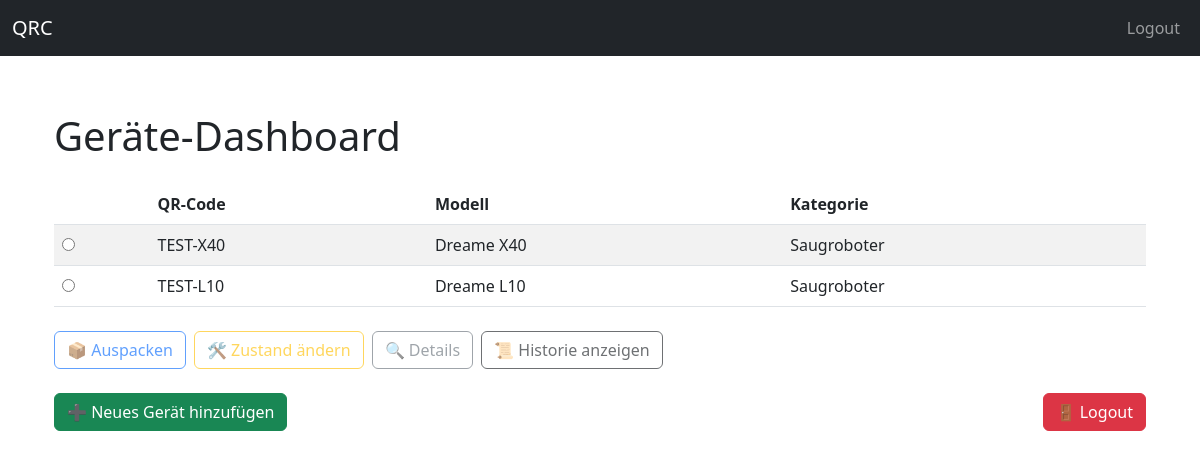
Before: /benutzer/dashboard (signed in) with the older database file.
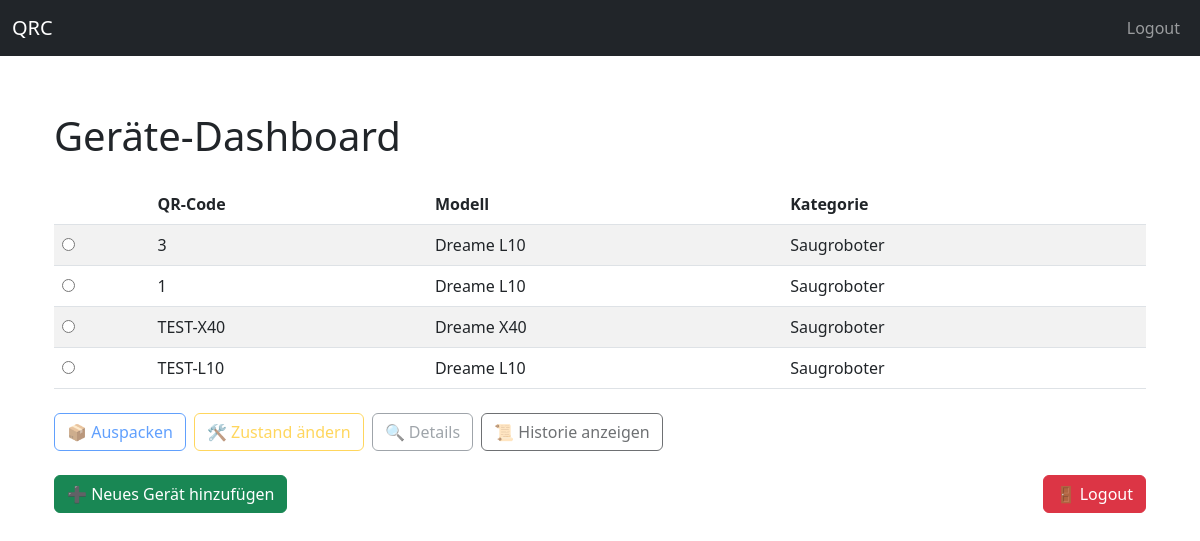
After: the same page with the newer database file.
### models/geraet_db.py (models this page shows)
class Geraet(db.Model):
    __tablename__ = "geraete"
    id = db.Column(db.Integer, primary_key=True)
    qrcode = db.Column(db.String, unique=True, nullable=False)
    modell_id = db.Column(db.Integer, db.ForeignKey("modell.id"), nullable=False)
    zustand_id = db.Column(db.Integer, db.ForeignKey("zustaende.id"), nullable=False)
    benutzer_id = db.Column(db.Integer, db.ForeignKey("benutzer.id"), nullable=False)
    modell = db.relationship("Modell", back_populates="geraete")
    zustand = db.relationship("Zustand")
    benutzer = db.relationship("Benutzer", backref="geraete")
    historie = db.relationship("Historie", backref="geraet", lazy=True)
    module = db.relationship("Modul", back_populates="geraet", cascade="all, delete-orphan")
    teile = db.relationship("Teil", back_populates="geraet")

### models/modell_db.py (models this page shows, shortened)
class Modell(db.Model):
    __tablename__ = "modell"
    id = db.Column(db.Integer, primary_key=True, index=True)
    name = db.Column(db.String(100), unique=True, nullable=False, index=True)
    kategorie_id = db.Column(db.Integer, db.ForeignKey("kategorie.id"), nullable=False)
    kategorie = db.relationship("Kategorie", back_populates="modelle")
    geraete = db.relationship("Geraet", back_populates="modell")
    module = db.relationship(Modul, back_populates="modell", cascade="all, delete-orphan")

### models/kategorie_db.py (models this page shows, shortened)
class Kategorie(db.Model):
    __tablename__ = "kategorie"
    id = db.Column(db.Integer, primary_key=True)
    name = db.Column(db.String(100), nullable=False, unique=True)
    modelle = db.relationship("Modell", back_populates="kategorie", lazy=True)

### app/routes/benutzer_routes.py (the view)
@benutzer_bp.route("/benutzer/dashboard")
@login_required
def dashboard():
    geraete = (
        GeraetDB.query
        .filter_by(benutzer_id=current_user.id)
        .order_by(GeraetDB.id.desc())  # sortiert nach zuletzt erstelltem Gerät
        .all()
    )
    return render_template("dashboard.html", geraete=geraete)

### app/app.py (called while the page is built)
@login_manager.user_loader
def load_user(user_id):
    return Benutzer.query.get(int(user_id))

### app/templates/dashboard.html (shortened to what this page needs)
{% extends "base.html" %}
{% block content %}
<div class="container mt-5">
  <h1 class="mb-4">Geräte-Dashboard</h1>
  {% if geraete %}
  <form id="geraeteForm">
    <table class="table table-striped align-middle">
      <thead>
        <tr>
          <th></th>
          <th>QR-Code</th>
          <th>Modell</th>
          <th>Kategorie</th>
        </tr>
      </thead>
      <tbody>
        {% for geraet in geraete %}
        <tr>
          <td>
            <input type="radio" name="geraet_id" value="{{ geraet.id }}" data-qrcode="{{ geraet.qrcode }}">
          </td>
          <td>{{ geraet.qrcode }}</td>
          <td>{{ geraet.modell.name }}</td>
          <td>{{ geraet.modell.kategorie.name }}</td>
        </tr>
        {% endfor %}
      </tbody>
    </table>
    <div class="d-flex gap-2 mt-4 flex-wrap">
      <a id="btn-auspacken" href="#" class="btn btn-outline-primary disabled">📦 Auspacken</a>
      <a id="btn-zustand" href="#" class="btn btn-outline-warning disabled">🛠 Zustand ändern</a>
      <a id="btn-details" href="#" class="btn btn-outline-secondary disabled">🔍 Details</a>
      <a id="btn-historie" href="#" class="btn btn-outline-dark disabled">📜 Historie anzeigen</a>
    </div>
  </form>
  {% else %}
    <div class="alert alert-info">
      Noch keine Geräte vorhanden.
    </div>
  {% endif %}
  <div class="mt-4">
    <a href="{{ url_for('geraete.geraet_neu') }}" class="btn btn-success">➕ Neues Gerät hinzufügen</a>
    <a href="{{ url_for('login.logout') }}" class="btn btn-danger float-end">🚪 Logout</a>
  </div>
</div>
{% endblock %}

### app/templates/base.html (shortened to what this page needs)
<!doctype html>
<html lang="de">
  <head>
    <link href="https://cdn.jsdelivr.net/npm/bootstrap@5.3.0/dist/css/bootstrap.min.css" rel="stylesheet">
  </head>
  <body>
    <nav class="navbar navbar-expand-lg navbar-dark bg-dark fixed-top">
      <div class="container-fluid">
        <a class="navbar-brand" href="#">QRC</a>
        <div class="collapse navbar-collapse">
          <ul class="navbar-nav ms-auto">
            <li class="nav-item">
              <a class="nav-link" href="{{ url_for('login.logout') }}">Logout</a>
            </li>
          </ul>
        </div>
      </div>
    </nav>
    <main class="container mt-5">
      {% block content %}
      {% endblock %}
    </main>
  </body>
</html>

### app/templates/base.html (style rules this page uses)
body { padding-top: 4rem; }

Changed rows visible on the page:
added Geraet: qrcode "3", modell.name "Dreame L10", modell.kategorie.name "Saugroboter"
added Geraet: qrcode "1", modell.name "Dreame L10", modell.kategorie.name "Saugroboter"
